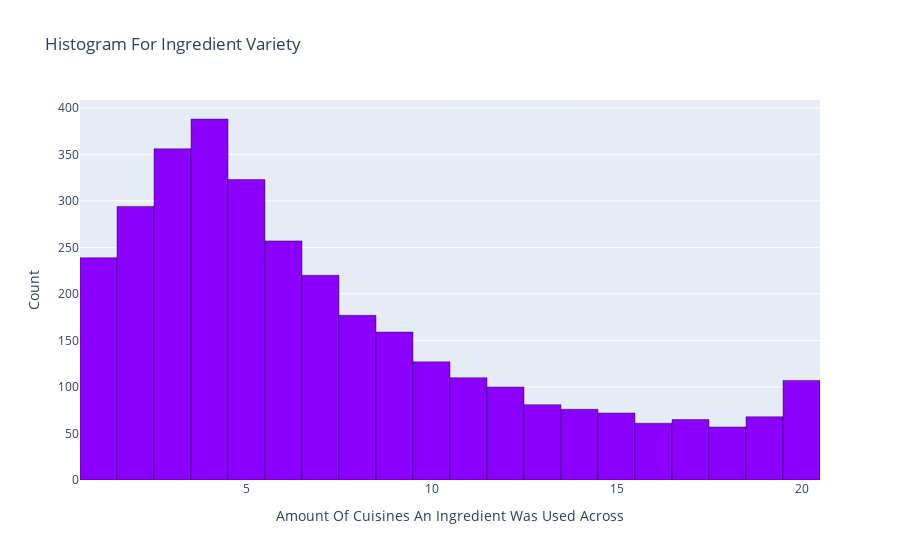

The notebook cell this image was saved under:
### Code cell
# Histogram
fig = px.histogram(variety_df2, x=0, title="Histogram For Ingredient Variety", labels={"0":"Cuisines"},
                   color_discrete_sequence=["#8c00ff"] )
fig.update_layout(xaxis_title="Amount Of Cuisines An Ingredient Was Used Across", yaxis_title="Count")
fig.update_traces(marker_line_width=0.4, marker_line_color="black")
fig

### Figure 1 — Plotly figure (JSON) as saved in the notebook; plotly's stock layout.template omitted (floating-point values rounded to 4 significant figures; data arrays with more than 128 entries replaced by an {"elided": "..."} marker saying what was removed)
{"data": [{"alignmentgroup": "True", "bingroup": "x", "hovertemplate": "Cuisines=%{x}<br>count=%{y}<extra></extra>", "legendgroup": "", "marker": {"color": "#8c00ff", "line": {"color": "black", "width": 0.4}, "pattern": {"shape": ""}}, "name": "", "offsetgroup": "", "orientation": "v", "showlegend": false, "type": "histogram", "x": {"elided": "3337 int values"}, "xaxis": "x", "yaxis": "y"}], "layout": {"autosize": true, "barmode": "relative", "legend": {"tracegroupgap": 0}, "title": {"text": "Histogram For Ingredient Variety"}, "xaxis": {"anchor": "y", "autorange": true, "domain": [0, 1], "range": [0.5, 20.5], "title": {"text": "Amount Of Cuisines An Ingredient Was Used Across"}, "type": "linear"}, "yaxis": {"anchor": "x", "autorange": true, "domain": [0, 1], "range": [0, 408.4], "title": {"text": "Count"}}}}
